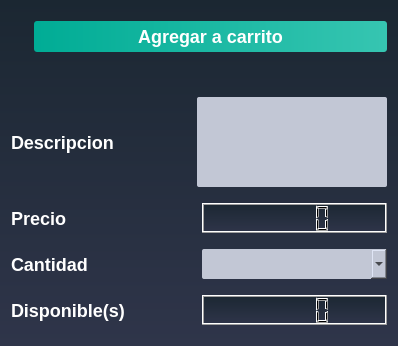
<?xml version="1.0" encoding="UTF-8"?>
<ui version="4.0">
 <class>ProductoWindow</class>
 <widget class="QDialog" name="ProductoWindow">
  <property name="geometry">
   <rect>
    <x>0</x>
    <y>0</y>
    <width>398</width>
    <height>346</height>
   </rect>
  </property>
  <property name="windowTitle">
   <string>Dialog</string>
  </property>
  <property name="styleSheet">
   <string notr="true">QWidget
{
	background-color: qlineargradient(spread:repeat, x1:1, y1:0, x2:1, y2:1, stop:0 rgba(27, 39, 50, 255),stop:1 rgba(47, 53, 74, 255));
	color: #000000;

}</string>
  </property>
  <layout class="QVBoxLayout" name="verticalLayout">
   <item>
    <layout class="QFormLayout" name="formLayout">
     <property name="leftMargin">
      <number>10</number>
     </property>
     <property name="topMargin">
      <number>10</number>
     </property>
     <item row="0" column="0">
      <widget class="QLabel" name="label">
       <property name="maximumSize">
        <size>
         <width>170</width>
         <height>70</height>
        </size>
       </property>
       <property name="styleSheet">
        <string notr="true">QLabel
{
	background-color: transparent;



}</string>
       </property>
       <property name="text">
        <string/>
       </property>
       <property name="pixmap">
        <pixmap resource="hermes_imagenes.qrc">:/Logo oficial Hermes(1).png</pixmap>
       </property>
      </widget>
     </item>
     <item row="0" column="1">
      <widget class="QPushButton" name="pushButton_2">
       <property name="sizePolicy">
        <sizepolicy hsizetype="Minimum" vsizetype="Preferred">
         <horstretch>0</horstretch>
         <verstretch>0</verstretch>
        </sizepolicy>
       </property>
       <property name="maximumSize">
        <size>
         <width>1500</width>
         <height>100</height>
        </size>
       </property>
       <property name="font">
        <font>
         <pointsize>-1</pointsize>
         <weight>75</weight>
         <bold>true</bold>
        </font>
       </property>
       <property name="styleSheet">
        <string notr="true">QPushButton
{
	background-color: qlineargradient(spread:pad, x1:0, y1:0.511, x2:1, y2:0.511, stop:0 rgba(0, 172, 149, 255),stop:0.995192 rgba(54, 197, 177, 255));
	color: #fff;
	font-size: 18px;
	font-weight: bold;
	border: none;
	border-radius: 3px;
	padding: 5px;

}</string>
       </property>
       <property name="text">
        <string>Agregar a carrito</string>
       </property>
       <property name="icon">
        <iconset resource="hermes_imagenes.qrc">
         <normaloff>:/photo4965590516620175554.png</normaloff>:/photo4965590516620175554.png</iconset>
       </property>
       <property name="iconSize">
        <size>
         <width>40</width>
         <height>40</height>
        </size>
       </property>
      </widget>
     </item>
    </layout>
   </item>
   <item>
    <layout class="QHBoxLayout" name="horizontalLayout">
     <property name="leftMargin">
      <number>0</number>
     </property>
     <property name="topMargin">
      <number>30</number>
     </property>
     <property name="rightMargin">
      <number>0</number>
     </property>
     <property name="bottomMargin">
      <number>10</number>
     </property>
     <item>
      <widget class="QLabel" name="label_5">
       <property name="styleSheet">
        <string notr="true">QLabel
{
	background-color: transparent;
	color: #FFFFFF;
	font-size: 18px;
	font-weight: bold;


}</string>
       </property>
       <property name="text">
        <string>Descripcion</string>
       </property>
      </widget>
     </item>
     <item>
      <widget class="QTextEdit" name="textEdit">
       <property name="maximumSize">
        <size>
         <width>190</width>
         <height>90</height>
        </size>
       </property>
       <property name="styleSheet">
        <string notr="true">QTextEdit
{
	background-color: #c2c7d5;
	color: #000;
	font-weight: bold;
	border: none;
	border-radius: 2px;
	padding: 3px;

}</string>
       </property>
      </widget>
     </item>
    </layout>
   </item>
   <item>
    <layout class="QHBoxLayout" name="horizontalLayout_2">
     <property name="bottomMargin">
      <number>10</number>
     </property>
     <item>
      <widget class="QLabel" name="label_3">
       <property name="styleSheet">
        <string notr="true">QLabel
{
	background-color: transparent;
	color: #FFFFFF;
	font-size: 18px;
	font-weight: bold;


}</string>
       </property>
       <property name="text">
        <string>Precio</string>
       </property>
      </widget>
     </item>
     <item>
      <widget class="QLCDNumber" name="lcdNumber_2">
       <property name="maximumSize">
        <size>
         <width>200</width>
         <height>30</height>
        </size>
       </property>
      </widget>
     </item>
    </layout>
   </item>
   <item>
    <layout class="QHBoxLayout" name="horizontalLayout_3">
     <property name="bottomMargin">
      <number>10</number>
     </property>
     <item>
      <widget class="QLabel" name="label_4">
       <property name="styleSheet">
        <string notr="true">QLabel
{
	background-color: transparent;
	color: #FFFFFF;
	font-size: 18px;
	font-weight: bold;


}</string>
       </property>
       <property name="text">
        <string>Cantidad</string>
       </property>
      </widget>
     </item>
     <item>
      <widget class="QComboBox" name="comboBox">
       <property name="maximumSize">
        <size>
         <width>200</width>
         <height>30</height>
        </size>
       </property>
       <property name="styleSheet">
        <string notr="true">QComboBox
{
	background-color: #c2c7d5;
	color: #000;
	font-weight: bold;
	border: none;
	border-radius: 2px;
	padding: 3px;

}</string>
       </property>
      </widget>
     </item>
    </layout>
   </item>
   <item>
    <layout class="QHBoxLayout" name="horizontalLayout_4">
     <property name="bottomMargin">
      <number>10</number>
     </property>
     <item>
      <widget class="QLabel" name="label_6">
       <property name="styleSheet">
        <string notr="true">QLabel
{
	background-color: transparent;
	color: #FFFFFF;
	font-size: 18px;
	font-weight: bold;


}</string>
       </property>
       <property name="text">
        <string>Disponible(s)</string>
       </property>
      </widget>
     </item>
     <item>
      <widget class="QLCDNumber" name="lcdNumber">
       <property name="maximumSize">
        <size>
         <width>200</width>
         <height>30</height>
        </size>
       </property>
      </widget>
     </item>
    </layout>
   </item>
  </layout>
 </widget>
 <resources>
  <include location="hermes_imagenes.qrc"/>
 </resources>
 <connections/>
</ui>
